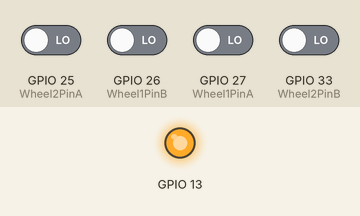
A sketch run on a simulated ESP32. Parts: output pins drawn as LEDs (lit = HIGH). The test bench sets the inputs (shaded band); at power-on: GPIO 25 (Wheel2PinA), GPIO 26 (Wheel1PinB), GPIO 27 (Wheel1PinA), GPIO 33 (Wheel2PinB) LOW. Storage starts empty.

Above: at 3.3 s.
At 5.2 s:
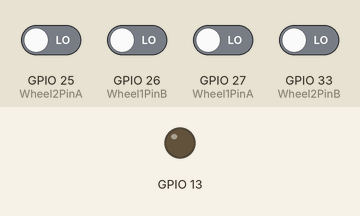
Timing chart, 0 to 8.8 s (numbered marks = the images above):
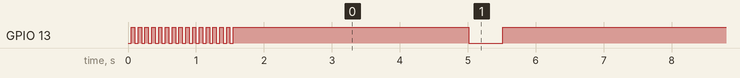

Measured:
- by itself, GPIO 13: goes 14 × (LOW 0.05 s, HIGH 0.05 s), LOW 0.05 s, HIGH 3.5 s, 22 × (LOW 0.50 s, HIGH 5.0 s), LOW 0.50 s, then HIGH

The sketch:

rotary_encoder_esp32.ino
```cpp
#include "Arduino.h"
#include "Wheel_counter.h"

// SD Module Libs
#include "FS.h"
#include "SD.h"
#include "SPI.h"


// Wheel 1 Inputs
const byte Wheel1PinA = 27;
const byte Wheel1PinB = 26;

// Wheel 2 Inputs
const byte Wheel2PinA = 25;
const byte Wheel2PinB = 33;


// Init wheel classes
Wheel_counter wheel_counter1(Wheel1PinA, Wheel1PinB);
Wheel_counter wheel_counter2(Wheel2PinA, Wheel2PinB);


// Variables
unsigned long last_data_request = millis();


// I've tried to make these just a part of the class, but apparently there is just no way of defining the interrupt inside the class. I only found suggestes that made it far more complicated than this:/
void wheel1interrupt() { wheel_counter1._interrupt_call(); }
void wheel2interrupt() { wheel_counter2._interrupt_call(); }

// Handling SD related stuff
// char file_name[29] = "\debug_file_0000000000000.txt";
char file_name[] = "/data000000.txt";


void setup() {
  pinMode(13, OUTPUT);
  digitalWrite(13, LOW);

  blink_LED_error();

  SD.begin();

  int Cnt = 0;
  while (SD.exists(file_name)) {
    Cnt += 1;
    // Simply count up files names. It would be nice to have more elaborat file names, but this would require a rt-clock.
    // In an earlier version I used serial to communicate with the PC. I could just send the file name then, but when we switched to the SD card this became an issue.
    sprintf(file_name, "/data%06d.txt", Cnt);
  }

  // Create Data file
  String header_str = "Time in ms;Wheel1_cw_count;Wheel1_ccw_count;Wheel2_cw_count;Wheel2_ccw_count\n";
  writeFile(SD, file_name, header_str.c_str());

  if (!SD.exists(file_name)) {
    // This means that creating the file failed!
    while (1) {
      // Make it clear that something is wrong!
      blink_LED_error();
    }
  }

  attachInterrupt(digitalPinToInterrupt(wheel_counter1._pinA), wheel1interrupt, CHANGE);
  attachInterrupt(digitalPinToInterrupt(wheel_counter2._pinA), wheel2interrupt, CHANGE);

  // Indicate that the setup routine worked
  digitalWrite(13, HIGH);
}

void loop() {
  // Log the current rotation counts every 5s. This was the resired temporal resolution for us, but can be changed if desired.
  if (millis() - last_data_request >= 5000) {
    String msg = String(millis()) + ";" + String(wheel_counter1.cw_counter) + ";" + String(wheel_counter1.ccw_counter) +
                                    ";" + String(wheel_counter2.cw_counter) + ";" + String(wheel_counter2.ccw_counter) + "\n";

    // save to SD card
    appendFile(SD, file_name, msg.c_str());

    // Feedback for the user that data was logged, just in case
    digitalWrite(13, LOW);
    delay(500);
    digitalWrite(13, HIGH);

    // reset timer
    last_data_request = millis();
  }
}


// FUNCTIONS FROM HERE ON: //
void writeFile(fs::FS &fs, const char * path, const char * message){
  File file = fs.open(path, FILE_WRITE);
  if(!file){
    blink_LED_error();
    return;
  }
  file.print(message);
  file.close();
}

void appendFile(fs::FS &fs, const char * path, const char * message){
  File file = fs.open(path, FILE_APPEND);
  if(!file){
    blink_LED_error();
    return;
  }
  // Write and ignore if it fails
  if (!file.print(message)) {
    blink_LED_error();
  }
  file.close();
}

void blink_LED_error() {
  for (int j = 0; j < 16; j++) {
    digitalWrite(13, LOW);
    delay(50);
    digitalWrite(13, HIGH);
    delay(50);
  }
}
```

Wheel_counter.cpp
```cpp
#include "Arduino.h"
#include "Wheel_counter.h"

Wheel_counter::Wheel_counter(byte PinA, byte PinB) {
  // PINs
  _pinA = PinA; // Define Inputs
  _pinB = PinB; // Define Inputs

  // Initialize PINs
  pinMode(_pinA, INPUT);
  pinMode(_pinB, INPUT);

  _state = digitalRead(_pinA);
  _lastState = _state;
  _direction = digitalRead(_pinB) != _state;  // Init direction according to the schema in Interrupt_call()
}

void Wheel_counter::_interrupt_call() {
  _state = digitalRead(_pinA); // Reads the "current" state of the outputA
  // If the previous and the current state of the outputA are different, that means a Pulse has occured
  // This is an obsolete call since I made this an interrupt, but it also doesn't harm so I leave this condition of now
  if (_state != _lastState){
    // If the outputB state is different to the outputA state, that means the encoder is rotating clockwise
    if (digitalRead(_pinB) != _state) {
      if (_direction) {
        ccw_counter ++;
      } else {
        _direction = 1;
      }
    } else {
      if (_direction) {
        _direction = 0;
      } else {
        cw_counter ++;
      }
    }
    _lastState = _state; // Updates the previous state of the outputA with the current state
  }
}

void Wheel_counter::reset_counters() {
  cw_counter = 0;
  ccw_counter = 0;
}
```

Wheel_counter.h
```cpp
#ifndef Wheel_counter_h
#define Wheel_counter_h

#include "Arduino.h"

class Wheel_counter {
  public:
    // constructor
    Wheel_counter(byte PinA, byte PinB);

    // call function
    void ReadCounters();  // read counters and transmit to PC for save

    // resets the counters for a new recording
    void reset_counters();

    // I made the Counters accessible from the outside. The alternative would have been to make a read function.
    unsigned int cw_counter = 0;
    unsigned long ccw_counter = 0;

    // Interrupt function
    void _interrupt_call();

    byte _pinA;  // trigger count
    byte _pinB;  // ref. signal
  private:
    // state vars
    bool _state = 0;
    bool _lastState = 0;
    bool _direction = 0;
};

#endif
```
